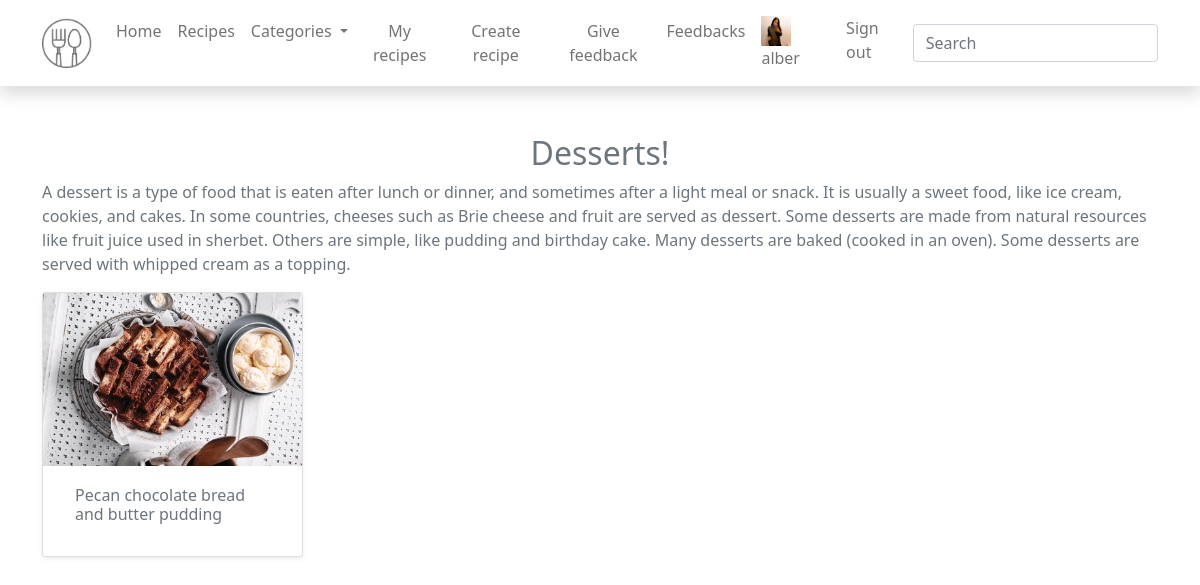
The app's page /desserts (signed in) with its own data.
### application/models.py (models this page shows, shortened)
class User(AbstractUser):
    image = models.ImageField(null=True, blank=True)

class Recipe(models.Model):
    title = models.CharField(max_length=200)
    category = models.ForeignKey(Category, on_delete=models.CASCADE)
    image = models.ImageField(null=True, blank=True, upload_to='photos')
    recipe = models.TextField(null=True)
    ingredients = models.TextField(null=True)
    time = models.CharField(max_length=5)
    servings = models.CharField(max_length=5)
    user = models.ForeignKey(User, on_delete=models.CASCADE, default="")

### application/views.py (the view)
# urls.py: path('desserts', desserts, name='desserts'),
def desserts(request):
    search_results = Recipe.objects.filter(category__category='Desserts').values()
    return render(request, 'desserts.html', {'recipes': search_results})

### templates/desserts.html
{% extends 'base.html' %}
{% load static %}
{% block content %}
<div class="row align-items-center">
    <h1 class="lead main_home_header">Desserts!</h1>
    <p class="text-justify">A dessert is a type of food that is eaten after lunch or dinner, and sometimes after a light meal or snack. It is usually a sweet food, like ice cream, cookies, and cakes. In some countries, cheeses such as Brie cheese and fruit are served as dessert. Some desserts are made from natural resources like fruit juice used in sherbet. Others are simple, like pudding and birthday cake. Many desserts are baked (cooked in an oven). Some desserts are served with whipped cream as a topping.</p>
    {% if recipes %}
    <div class="col-md-3 d-flex justify-content-center">
        {% for recipe in recipes %}
        <div class="card mb-3 shadow-sm"  style="width: 18rem;">
            {% if recipe.image %}
            <img src="/media/{{ recipe.image }}" class="card-img-top recipe_image" alt="Recepto nuotrauka" height="300px">
            {% else %}
            <img src="{% static '/img/no-image.png' %}" class="card-img-top recipe_image">
            {% endif %}
            <div class="card-body">
                <a href="{% url 'show_recipe' id=recipe.id %}" class="nav-link">
                <h6 class="card-subtitle mb-2 text-muted">{{ recipe.title }}</h6>
                </a>
            </div>
        </div>
        {% endfor %}
        {% else %}
        <h1 class="lead main_home_header">Ups we do not have any recipes!</h1>
        {% endif %}
    </div>
</div>
{% endblock %}

### templates/base.html (shortened to what this page needs)
<!doctype html>
{% load static %}
<html lang="en">
  <head>
    <link href="https://cdn.jsdelivr.net/npm/bootstrap@5.0.2/dist/css/bootstrap.min.css" rel="stylesheet">
    <link rel="stylesheet" href="{% static '/css/style.css' %}">
  </head>
  <body class="text-muted">
<nav class="navbar navbar-expand-lg navbar-light bg-white static-top mb-5 shadow">
  <div class="container">
    <a class="navbar-brand" href="{% url 'home' %}">
    <img src="{% static '/img/logotipas.png' %}" alt="" width="50" height="50" class="d-inline-block align-top">
    </a>
    <div class="collapse navbar-collapse justify-content-end" id="navbarResponsive">
      <ul class="navbar-nav ms-auto text-center">
        <li class="nav-item">
          <a class="nav-link" href="{% url 'home' %}">Home</a>
        </li>
        <li class="nav-item">
          <a class="nav-link" href="{% url 'show_recipes' %}">Recipes</a>
        </li>
        <li class="nav-item dropdown">
          <a class="nav-link dropdown-toggle" href="#" id="navbarDropdown" role="button" data-bs-toggle="dropdown" aria-expanded="false">
            Categories
          </a>
        </li>
        {% if user.is_authenticated %}
        <li class="nav-item">
          <a class="nav-link" href="{% url 'show_user_recipes' page=1 %}">My recipes</a>
        </li>
        <li class="nav-item">
          <a class="nav-link" href="{% url 'create_recipes' %}">Create recipe</a>
        </li>
        <li class="nav-item">
          <a class="nav-link" href="{% url 'give_feedback' %}">Give feedback</a>
        </li>
        {% endif %}
        {% if request.user.is_staff %}
        <li class="nav-item">
          <a class="nav-link" href="{% url 'see_feedback' %}">Feedbacks</a>
        </li>
        {% endif %}
      </ul>
        <ul class="navbar-nav ml-auto pull-right">
          {% if user.is_authenticated %}
             <li class="nav-item">
               <a class="nav-link" href="{% url 'user_account' %}">
                 {% if user.image %}
                 <img src="{{ user.image.url }}" alt="Vartotojo nuotrauka" height="30" width="30">
                 {% endif %}
               {{ user.get_username }}</a></li>
            <li class="nav-item"><a class="nav-link" href="{% url 'logout' %}">Sign out</a></li>
          {% else %}
            <li class="nav-item"><a class="nav-link" href="{% url 'login' %}">Sign In</a></li>
          {% endif %}
        </ul>
      <form class="form-inline my-2 my-lg-0" action="{% url 'search' %}" method="get">
        <input class="form-control mr-sm-2" type="text" placeholder="Search" name="query">
      </form>
    </div>
  </div>
</nav>
<div class="container">
{% block content %}{% endblock %}
</div>
  </body>
</html>

### application/static/css/style.css (style rules this page uses)
.main_home_header { font-size: 2rem; justify-content: center; text-align: center; }
.recipe_image { max-width: 700px; height: auto; }

### records on screen
User: image (picture), get_username "alber"
Recipe: image (picture), title "Pecan chocolate bread and butter pudding"
